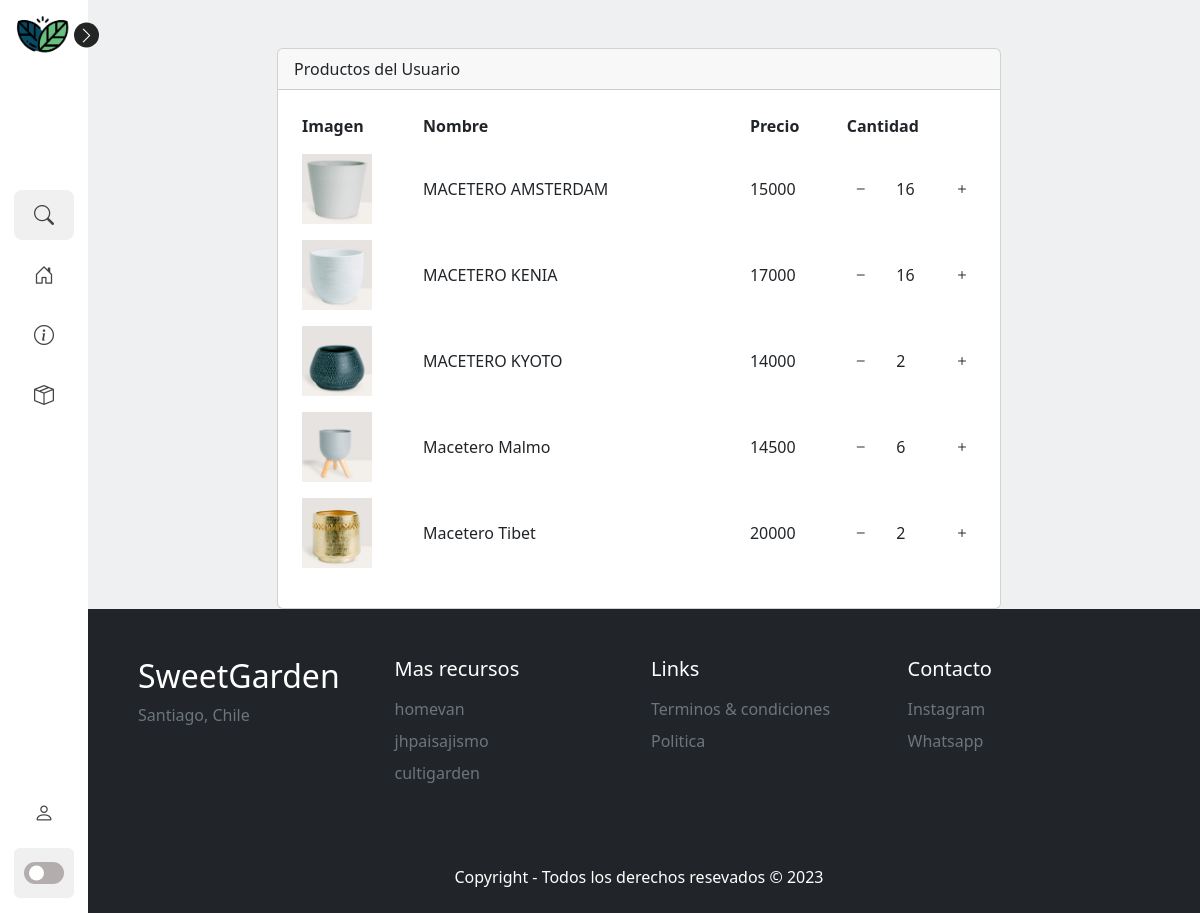
/compras (signed in), run on the app's committed database.
### tvapp/models.py (models this page shows, shortened)
class Producto(models.Model):
    sku = models.IntegerField(primary_key=True)
    precio = models.IntegerField()
    stock = models.IntegerField()
    nombre = models.CharField(max_length=80)
    descripcion = models.CharField(max_length=200)
    imagen = models.ImageField(upload_to="imagenesProducto")
    categoria_id = models.ForeignKey(Categoria, on_delete=models.CASCADE)
    fechaAgregar = models.DateField(auto_now_add=True)

### tvapp/views.py (the view)
# urls.py: path('compras', views.compras, name='compras'),
@login_required
def compras(request):
    compras_usuario = Compra.objects.filter(usuario=request.user)
    skus_productos = [compra.producto.sku for compra in compras_usuario]
    cantidad_por_sku = Compra.objects.filter(usuario=request.user).values('producto__sku').annotate(cantidad=Count('producto__sku'))
    cantidad_sku_dict = {item['producto__sku']: item['cantidad'] for item in cantidad_por_sku}
    productos_usuario = Producto.objects.filter(sku__in=skus_productos)
    for producto in productos_usuario:
        producto.cantidad = cantidad_sku_dict.get(producto.sku, 0)
    return render(request, 'compras.html', {'productos_usuario': productos_usuario})

### tvapp/templates/compras.html (shortened to what this page needs)
{% extends "./baseInicio.html" %}
{% load static %}
{% block head %}
<link rel="stylesheet" href="{% static 'css/compras.css' %}">
{% endblock %}
{% block body %}
<div class="container mt-5">
    <div class="row justify-content-center">
        <div class="col-md-8">
            <div class="card">
                <div class="card-header">
                    Productos del Usuario
                </div>
                <div class="card-body">
                    <table class="table table-borderless">
                        <thead>
                            <tr>
                                <th scope="col">Imagen</th>
                                <th scope="col">Nombre</th>
                                <th scope="col">Precio</th>
                                <th class="align-middle" scope="col">Cantidad</th>
                            </tr>
                        </thead>
                        <tbody>
                            {% for producto in productos_usuario %}
                            <tr>
                                <td style="width: 100px;">
                                    <img class="img-fluid" src="{{ producto.imagen.url }}">
                                </td>
                                <td style="width: 270px;" class="align-middle">{{ producto.nombre }}</td>
                                <td style="width: 80px;" class="align-middle">{{ producto.precio }}</td>
                                <td class="align-middle" style="width: 120px;">
                                    <div style="display: flex; justify-content: space-between; align-items: center; width: 100%;">
                                        <form method="post" action="{% url 'sumar_producto' producto.sku %}" style="margin-right: 5px;">
                                            <button id="btn-restar" type="submit" class="btn bi bi-dash" style="padding: 5px;"></button>
                                        </form>
                                        <span style="width: 30px;">{{ producto.cantidad }}</span>
                                        <form method="post" action="{% url 'sumar_producto' producto.sku %}" style="margin-left: 5px;">
                                            <button id="btn-sumar" type="submit" class="btn bi bi-plus" style="padding: 5px;"></button>
                                        </form>
                                    </div>
                                </td>
                            </tr>
                            {% endfor %}
                        </tbody>
                    </table>
                </div>
            </div>
        </div>
    </div>
</div>
{% endblock %}

### tvapp/static/css/StyleNavbar.css (style rules this page uses)
:root { --body-color: #eff0f1; --sidebar-color: #FFF; --primary-color: #232424; --primary-color-light: #f0f0f1; --toggle-color: #b4adad; --text-color: #444343; --tran-03: all 0.1s ease; --tran-03: all 0.1s ease; --tran-04: all 0.1s ease; --tran-05: all 0.1s ease; }
body { min-height: 100vh; background-color: var(--body-color); transition: var(--tran-05); }

### tvapp/static/css/compras.css (style rules this page uses)
.img-fluid { height: 70px }

### data on the page
Producto: imagen (picture), nombre "MACETERO AMSTERDAM", precio "15000", cantidad "16"
Producto: imagen (picture), nombre "MACETERO KENIA", precio "17000", cantidad "16"
Producto: imagen (picture), nombre "MACETERO KYOTO", precio "14000", cantidad "2"
Producto: imagen (picture), nombre "Macetero Malmo", precio "14500", cantidad "6"
Producto: imagen (picture), nombre "Macetero Tibet", precio "20000", cantidad "2"
